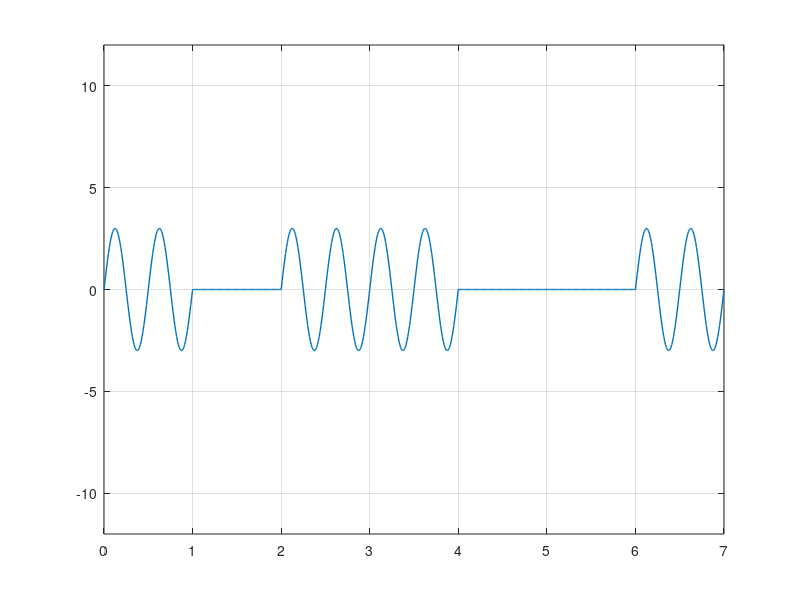

Write MATLAB code to recreate this figure.
clc; #... Clear command line
clear all; #... Clear variables
close all; #... Clear figures

bits = [1 0 1 1 0 0 1]; #... Bitstream

#... Modulation

bitrate = 1; #... Number of bits per second

sampling_rate = 100;
sampling_time = 1/sampling_rate;

end_time = length(bits)/bitrate;
time = 0:sampling_time:end_time;

a = 3; #... Amplitude
f = 2; #... Frequency
modulation = a*sin(2*pi*f*time);

in = 1; #... Bitstream in

for i = 1:length(time)
    if bits(in) == 0
        modulation(i) = 0;
    endif
    if time(i)*bitrate >= in
        in = in+1;
    endif
endfor

plot(time, modulation, "LineWidth", 1);
axis([0 end_time -12 12]);
grid on;

#... Demodulation

in = 1;

for i = 1:length(modulation)
    if modulation(i) != 0
        demodultaion(in) = 1;
    else
        demodultaion(in) = 0;
    endif
    if time(i)*bitrate >= in
        in = in+1;
    endif
endfor

disp(demodultaion);
